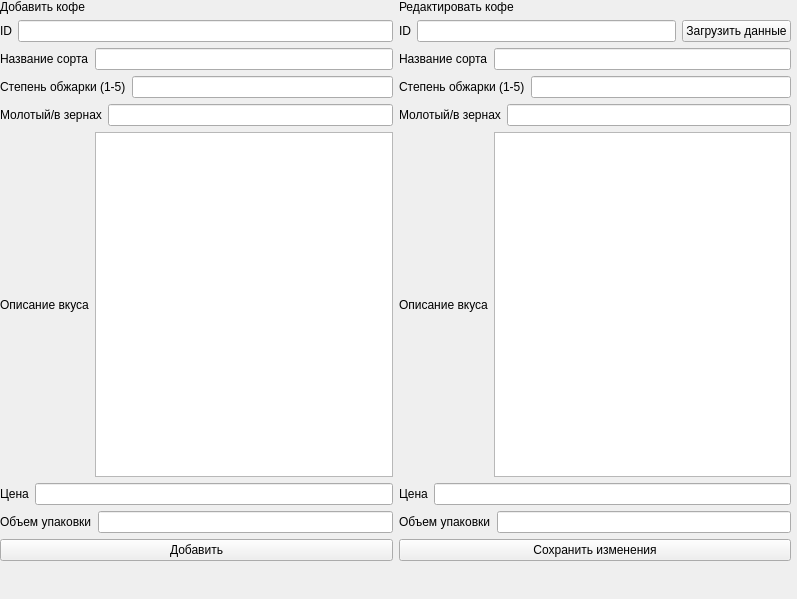
<?xml version="1.0" encoding="UTF-8"?>
<ui version="4.0">
 <class>Form</class>
 <widget class="QWidget" name="Form">
  <property name="geometry">
   <rect>
    <x>0</x>
    <y>0</y>
    <width>797</width>
    <height>599</height>
   </rect>
  </property>
  <property name="windowTitle">
   <string>Form</string>
  </property>
  <widget class="QWidget" name="horizontalLayoutWidget_11">
   <property name="geometry">
    <rect>
     <x>0</x>
     <y>0</y>
     <width>791</width>
     <height>561</height>
    </rect>
   </property>
   <layout class="QHBoxLayout" name="horizontalLayout_11">
    <item>
     <layout class="QVBoxLayout" name="verticalLayout_2">
      <item>
       <widget class="QLabel" name="label">
        <property name="text">
         <string>Добавить кофе</string>
        </property>
       </widget>
      </item>
      <item>
       <layout class="QHBoxLayout" name="horizontalLayout">
        <item>
         <widget class="QLabel" name="label_3">
          <property name="text">
           <string>ID</string>
          </property>
         </widget>
        </item>
        <item>
         <widget class="QLineEdit" name="addId"/>
        </item>
       </layout>
      </item>
      <item>
       <layout class="QHBoxLayout" name="horizontalLayout_2">
        <item>
         <widget class="QLabel" name="label_4">
          <property name="text">
           <string>Название сорта</string>
          </property>
         </widget>
        </item>
        <item>
         <widget class="QLineEdit" name="addName"/>
        </item>
       </layout>
      </item>
      <item>
       <layout class="QHBoxLayout" name="horizontalLayout_3">
        <item>
         <widget class="QLabel" name="label_5">
          <property name="text">
           <string>Степень обжарки (1-5)</string>
          </property>
         </widget>
        </item>
        <item>
         <widget class="QLineEdit" name="addRoasting"/>
        </item>
       </layout>
      </item>
      <item>
       <layout class="QHBoxLayout" name="horizontalLayout_4">
        <item>
         <widget class="QLabel" name="label_6">
          <property name="text">
           <string>Молотый/в зернах</string>
          </property>
         </widget>
        </item>
        <item>
         <widget class="QLineEdit" name="addGrounding"/>
        </item>
       </layout>
      </item>
      <item>
       <layout class="QHBoxLayout" name="horizontalLayout_5">
        <item>
         <widget class="QLabel" name="label_7">
          <property name="text">
           <string>Описание вкуса</string>
          </property>
         </widget>
        </item>
        <item>
         <widget class="QPlainTextEdit" name="addFlavour"/>
        </item>
       </layout>
      </item>
      <item>
       <layout class="QHBoxLayout" name="horizontalLayout_13">
        <item>
         <widget class="QLabel" name="label_13">
          <property name="text">
           <string>Цена</string>
          </property>
         </widget>
        </item>
        <item>
         <widget class="QLineEdit" name="addPrice"/>
        </item>
       </layout>
      </item>
      <item>
       <layout class="QHBoxLayout" name="horizontalLayout_14">
        <item>
         <widget class="QLabel" name="label_15">
          <property name="text">
           <string>Объем упаковки</string>
          </property>
         </widget>
        </item>
        <item>
         <widget class="QLineEdit" name="addVolume"/>
        </item>
       </layout>
      </item>
      <item>
       <widget class="QPushButton" name="addButton">
        <property name="text">
         <string>Добавить</string>
        </property>
       </widget>
      </item>
     </layout>
    </item>
    <item>
     <layout class="QVBoxLayout" name="verticalLayout_3">
      <item>
       <widget class="QLabel" name="label_2">
        <property name="text">
         <string>Редактировать кофе</string>
        </property>
       </widget>
      </item>
      <item>
       <layout class="QHBoxLayout" name="horizontalLayout_10">
        <item>
         <widget class="QLabel" name="label_12">
          <property name="text">
           <string>ID</string>
          </property>
         </widget>
        </item>
        <item>
         <widget class="QLineEdit" name="redactId"/>
        </item>
        <item>
         <widget class="QPushButton" name="loadButton">
          <property name="text">
           <string>Загрузить данные</string>
          </property>
         </widget>
        </item>
       </layout>
      </item>
      <item>
       <layout class="QHBoxLayout" name="horizontalLayout_9">
        <item>
         <widget class="QLabel" name="label_11">
          <property name="text">
           <string>Название сорта</string>
          </property>
         </widget>
        </item>
        <item>
         <widget class="QLineEdit" name="redactName"/>
        </item>
       </layout>
      </item>
      <item>
       <layout class="QHBoxLayout" name="horizontalLayout_8">
        <item>
         <widget class="QLabel" name="label_10">
          <property name="text">
           <string>Степень обжарки (1-5)</string>
          </property>
         </widget>
        </item>
        <item>
         <widget class="QLineEdit" name="redactRoasting"/>
        </item>
       </layout>
      </item>
      <item>
       <layout class="QHBoxLayout" name="horizontalLayout_7">
        <item>
         <widget class="QLabel" name="label_9">
          <property name="text">
           <string>Молотый/в зернах</string>
          </property>
         </widget>
        </item>
        <item>
         <widget class="QLineEdit" name="redactGrounding"/>
        </item>
       </layout>
      </item>
      <item>
       <layout class="QHBoxLayout" name="horizontalLayout_6">
        <item>
         <widget class="QLabel" name="label_8">
          <property name="text">
           <string>Описание вкуса</string>
          </property>
         </widget>
        </item>
        <item>
         <widget class="QPlainTextEdit" name="redactFlavour"/>
        </item>
       </layout>
      </item>
      <item>
       <layout class="QHBoxLayout" name="horizontalLayout_12">
        <item>
         <widget class="QLabel" name="label_14">
          <property name="text">
           <string>Цена</string>
          </property>
         </widget>
        </item>
        <item>
         <widget class="QLineEdit" name="redactPrice"/>
        </item>
       </layout>
      </item>
      <item>
       <layout class="QHBoxLayout" name="horizontalLayout_15">
        <item>
         <widget class="QLabel" name="label_16">
          <property name="text">
           <string>Объем упаковки</string>
          </property>
         </widget>
        </item>
        <item>
         <widget class="QLineEdit" name="redactVolume"/>
        </item>
       </layout>
      </item>
      <item>
       <widget class="QPushButton" name="redactButton">
        <property name="text">
         <string>Сохранить изменения</string>
        </property>
       </widget>
      </item>
     </layout>
    </item>
   </layout>
  </widget>
  <widget class="QLabel" name="error_label">
   <property name="geometry">
    <rect>
     <x>10</x>
     <y>566</y>
     <width>251</width>
     <height>20</height>
    </rect>
   </property>
   <property name="text">
    <string/>
   </property>
  </widget>
 </widget>
 <resources/>
 <connections/>
</ui>
